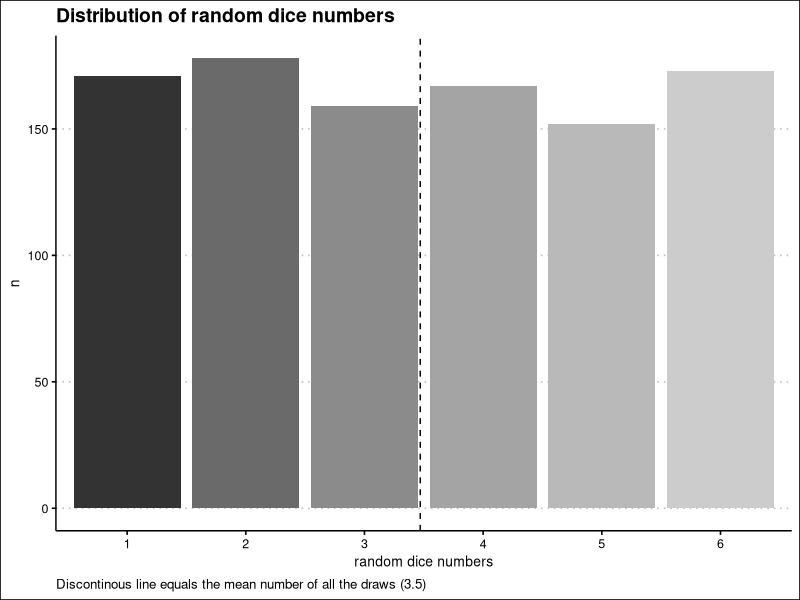
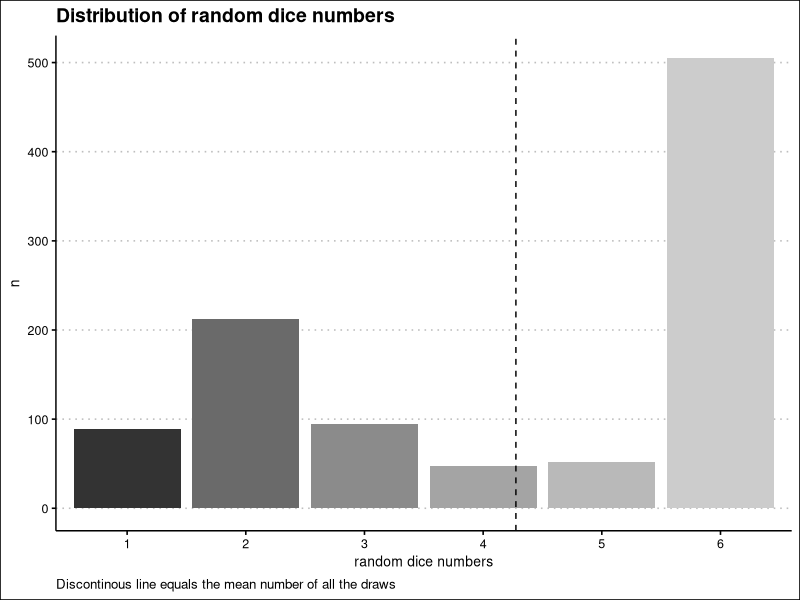
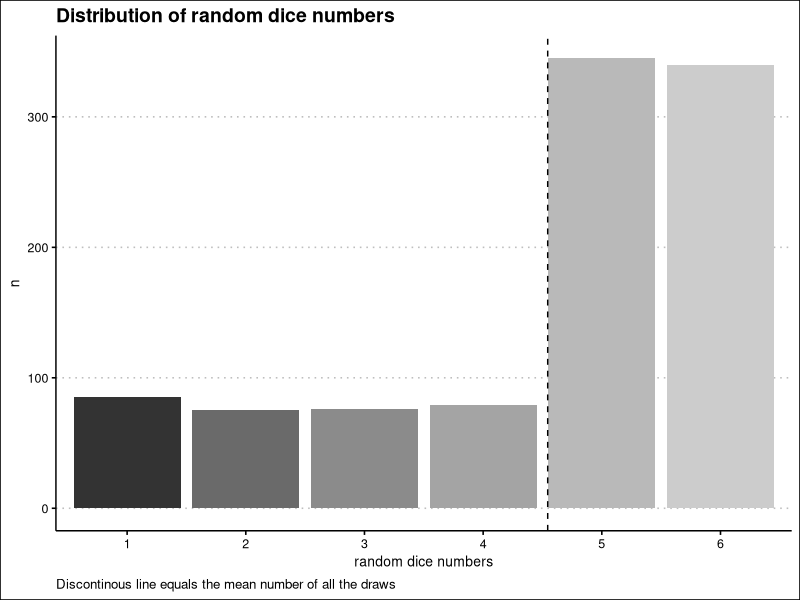

Reproduce these figures in R, in order.
## ---- chunk 1
library(tidyverse)
library(ggplot2)
library(ggthemes)

deck <- tibble(
  # tibble is a more flexible data.frame
  card = rep(
    c("ace",
      "deuce",
      "three",
      "four",
      "five",
      "six",
      "seven",
      "eight",
      "nine",
      "ten",
      "jack",
      "queen",
      "king"
    ),4),
  suit =
    rep(c(
      "diamonds", 
      "hearts", 
      "clubs", 
      "spades"),
        each = 13),
  color = rep(c("red", 
                "black"),
              each = 26)
)


## ---- chunk 2
pr_black <- deck %>% 
  filter(color == "black") %>% 
  nrow()/nrow(deck)

pr_red <- deck %>% 
  filter(color == "red") %>% 
  nrow()/nrow(deck)

pr_black*pr_red

## ---- chunk 3
pr_ace <- deck |> 
  filter(card=="ace") %>% 
  nrow()/nrow(deck)

pr_ace*2

## ---- chunk 4

pr_ace^2

## ---- chunk 5

random <- sample_n(deck, 5)
random

## ---- chunk 6
choose(52,5)
(52*51*50*49*48)/(5*4*3*2*1)
## ---- chunk 7
1*39/51*26/50*13/49*1
## ---- chunk 8

  1-(48/52*47/51*46/50*45/49*44/48)

## ---- chunk 9
df <- tibble(
  id   = 1:6,
  name = c('Alice', 'Bob', 'Charlie', 'Diane', 'Fred', 'Jenny')
)

df_pairs <- df %>% 
  rename(id1 = id, name1 = name) %>% 
  crossing(df %>% 
             select(id2 = id, name2 = name)) %>%
  filter(id1 < id2) %>%
  unite(id, id1, id2) %>%
  unite(name, name1, name2)

df_pairs

## ---- chunk 10
choose(6,2)

6*5/2

## ---- chunk 11

df <- tibble(
  id   = 1:6,
  name = c('Alice', 'Bob', 'Charlie', 'Diane', 'Fred', 'Jenny')
)

df_pairs <- df %>% 
  rename(id1 = id, name1 = name) %>% 
  crossing(df %>% 
             select(id2 = id, name2 = name)) %>%
  mutate(resta=id1-id2) |> 
  filter(resta!=0) %>%
  select(-resta) |> 
  unite(id, id1, id2) %>%
  unite(name, name1, name2)

df_pairs



## ---- chunk 12
6*5

## ---- chunk 13
set.seed(33)

first_dice <- replicate(1000,sample(1:6,1)) 
average <- mean(first_dice)
plot_first <- tibble(random=first_dice, mean=average)

plot_first |> group_by(random) |>  summarize(n=n()) |> 
   ggplot(aes(as.character(random), n, fill=as.character(random))) + geom_col()+ geom_vline(xintercept=average, linetype=2) + theme_clean() + labs(x="random dice numbers", title="Distribution of random dice numbers", caption="Discontinous line equals the mean number of all the draws (3.5) ") + theme(plot.caption =  element_text(hjust=0)) + guides(fill="none") + scale_fill_grey()




## ---- chunk 14
set.seed(33)

wicked_dice_p <- c(.1,.2,.1,.05,.05,.5) 
wicked_dice <- replicate(1000,sample(1:6,1, prob=wicked_dice_p)) 
average <- mean(wicked_dice)

plot_wicked <- tibble(dice_num=wicked_dice, mean=average)

plot_wicked |> group_by(dice_num) |>  summarize(n=n()) |> 
   ggplot(aes(as.character(dice_num), n, fill=as.character(dice_num))) + geom_col()+ geom_vline(xintercept=average, linetype=2) + theme_clean() + labs(x="random dice numbers", title="Distribution of random dice numbers", caption="Discontinous line equals the mean number of all the draws") + theme(plot.caption =  element_text(hjust=0)) + guides(fill="none") + scale_fill_grey()


# We test if 6 is in the dice ~ 50% of the times:

plot_wicked |> filter(dice_num==6) |> count()

## Kind of,yes :-) 

## ---- chunk 15
set.seed(33)

wicked_dice_p <- c((1/3)/4,(1/3)/4,(1/3)/4,(1/3)/4,1/3,1/3) 
wicked_dice <- replicate(1000,sample(1:6,1, prob=wicked_dice_p)) 
average <- sum(wicked_dice)/length(wicked_dice)

plot_wicked <- tibble(dice_num=wicked_dice, mean=average)

plot_wicked |> group_by(dice_num) |>  summarize(n=n()) |> 
   ggplot(aes(as.character(dice_num), n, fill=as.character(dice_num))) + geom_col()+ geom_vline(xintercept=average, linetype=2) + theme_clean() + labs(x="random dice numbers", title="Distribution of random dice numbers", caption="Discontinous line equals the mean number of all the draws") + theme(plot.caption =  element_text(hjust=0)) + guides(fill="none") + scale_fill_grey()


# We test if 6 OR 5 is in the dice ~ 66% of the times:

plot_wicked |> filter(dice_num==6 | dice_num==5) |> count()/1000

## Kind of,yes :-) 

